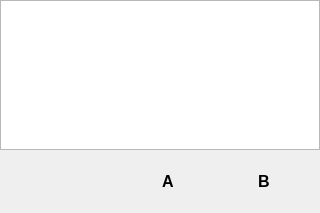
<?xml version="1.0" encoding="UTF-8"?>
<ui version="4.0">
 <class>Console</class>
 <widget class="QWidget" name="Console">
  <property name="geometry">
   <rect>
    <x>0</x>
    <y>0</y>
    <width>320</width>
    <height>213</height>
   </rect>
  </property>
  <property name="windowTitle">
   <string>Form</string>
  </property>
  <layout class="QVBoxLayout">
   <property name="spacing">
    <number>0</number>
   </property>
   <property name="margin">
    <number>0</number>
   </property>
   <item>
    <widget class="QPlainTextEdit" name="ui_console">
     <property name="font">
      <font>
       <family>Courier 10 Pitch</family>
       <pointsize>12</pointsize>
      </font>
     </property>
     <property name="styleSheet">
      <string/>
     </property>
     <property name="plainText">
      <string/>
     </property>
    </widget>
   </item>
   <item>
    <layout class="QHBoxLayout">
     <property name="spacing">
      <number>0</number>
     </property>
     <item>
      <spacer>
       <property name="orientation">
        <enum>Qt::Horizontal</enum>
       </property>
       <property name="sizeHint" stdset="0">
        <size>
         <width>40</width>
         <height>20</height>
        </size>
       </property>
      </spacer>
     </item>
     <item>
      <layout class="QHBoxLayout">
       <property name="spacing">
        <number>3</number>
       </property>
       <item>
        <widget class="QPushButton" name="ui_leftButton">
         <property name="sizePolicy">
          <sizepolicy hsizetype="Expanding" vsizetype="Fixed">
           <horstretch>0</horstretch>
           <verstretch>0</verstretch>
          </sizepolicy>
         </property>
         <property name="minimumSize">
          <size>
           <width>30</width>
           <height>30</height>
          </size>
         </property>
         <property name="maximumSize">
          <size>
           <width>30</width>
           <height>30</height>
          </size>
         </property>
         <property name="styleSheet">
          <string>QPushButton{
border:0px;
background-image:url(:/actions/arrowLf-30L.png);
color:black;
font:bold;
font-size:12pt;
}
QPushButton:pressed{
border:0px;
background-image:url(:/actions/arrowLf-30D.png);
color:white;
font:bold;
font-size:12pt;
}</string>
         </property>
         <property name="text">
          <string/>
         </property>
         <property name="iconSize">
          <size>
           <width>30</width>
           <height>30</height>
          </size>
         </property>
        </widget>
       </item>
       <item>
        <layout class="QVBoxLayout">
         <property name="spacing">
          <number>3</number>
         </property>
         <property name="sizeConstraint">
          <enum>QLayout::SetDefaultConstraint</enum>
         </property>
         <item>
          <widget class="QPushButton" name="ui_upButton">
           <property name="sizePolicy">
            <sizepolicy hsizetype="Maximum" vsizetype="Fixed">
             <horstretch>20</horstretch>
             <verstretch>20</verstretch>
            </sizepolicy>
           </property>
           <property name="minimumSize">
            <size>
             <width>30</width>
             <height>30</height>
            </size>
           </property>
           <property name="maximumSize">
            <size>
             <width>30</width>
             <height>30</height>
            </size>
           </property>
           <property name="styleSheet">
            <string>QPushButton{
border:0px;
background-image:url(:/actions/arrowUp-30L.png);
color:black;
font:bold;
font-size:12pt;
}
QPushButton:pressed{
border:0px;
background-image:url(:/actions/arrowUp-30D.png);
color:white;
font:bold;
font-size:12pt;
}</string>
           </property>
           <property name="text">
            <string/>
           </property>
           <property name="iconSize">
            <size>
             <width>30</width>
             <height>30</height>
            </size>
           </property>
          </widget>
         </item>
         <item>
          <widget class="QPushButton" name="ui_downButton">
           <property name="sizePolicy">
            <sizepolicy hsizetype="Maximum" vsizetype="Fixed">
             <horstretch>0</horstretch>
             <verstretch>0</verstretch>
            </sizepolicy>
           </property>
           <property name="minimumSize">
            <size>
             <width>30</width>
             <height>30</height>
            </size>
           </property>
           <property name="maximumSize">
            <size>
             <width>30</width>
             <height>30</height>
            </size>
           </property>
           <property name="styleSheet">
            <string>QPushButton{
border:0px;
background-image:url(:/actions/arrowDn-30L.png);
color:black;
font:bold;
font-size:12pt;
}
QPushButton:pressed{
border:0px;
background-image:url(:/actions/arrowDn-30D.png);
color:white;
font:bold;
font-size:12pt;
}</string>
           </property>
           <property name="text">
            <string/>
           </property>
           <property name="iconSize">
            <size>
             <width>30</width>
             <height>30</height>
            </size>
           </property>
          </widget>
         </item>
        </layout>
       </item>
       <item>
        <widget class="QPushButton" name="ui_rightButton">
         <property name="sizePolicy">
          <sizepolicy hsizetype="Expanding" vsizetype="Fixed">
           <horstretch>0</horstretch>
           <verstretch>0</verstretch>
          </sizepolicy>
         </property>
         <property name="minimumSize">
          <size>
           <width>30</width>
           <height>30</height>
          </size>
         </property>
         <property name="maximumSize">
          <size>
           <width>30</width>
           <height>30</height>
          </size>
         </property>
         <property name="styleSheet">
          <string>QPushButton{
border:0px;
background-image:url(:/actions/arrowRt-30L.png);
color:black;
font:bold;
font-size:12pt;
}
QPushButton:pressed{
border:0px;
background-image:url(:/actions/arrowRt-30D.png);
color:white;
font:bold;
font-size:12pt;
}</string>
         </property>
         <property name="text">
          <string/>
         </property>
         <property name="iconSize">
          <size>
           <width>30</width>
           <height>30</height>
          </size>
         </property>
        </widget>
       </item>
      </layout>
     </item>
     <item>
      <spacer>
       <property name="orientation">
        <enum>Qt::Horizontal</enum>
       </property>
       <property name="sizeHint" stdset="0">
        <size>
         <width>40</width>
         <height>20</height>
        </size>
       </property>
      </spacer>
     </item>
     <item>
      <widget class="QPushButton" name="ui_aButton">
       <property name="minimumSize">
        <size>
         <width>80</width>
         <height>30</height>
        </size>
       </property>
       <property name="maximumSize">
        <size>
         <width>80</width>
         <height>30</height>
        </size>
       </property>
       <property name="styleSheet">
        <string>QPushButton{
border:0px;
background-image:url(:/actions/rivet80x30L.png);
color:black;
font:bold;
font-size:12pt;
}
QPushButton:pressed{
border:0px;
background-image:url(:/actions/rivet80x30D.png);
color:white;
font:bold;
font-size:12pt;
}</string>
       </property>
       <property name="text">
        <string>A</string>
       </property>
      </widget>
     </item>
     <item>
      <spacer>
       <property name="orientation">
        <enum>Qt::Horizontal</enum>
       </property>
       <property name="sizeHint" stdset="0">
        <size>
         <width>40</width>
         <height>20</height>
        </size>
       </property>
      </spacer>
     </item>
     <item>
      <widget class="QPushButton" name="ui_bButton">
       <property name="minimumSize">
        <size>
         <width>80</width>
         <height>30</height>
        </size>
       </property>
       <property name="maximumSize">
        <size>
         <width>80</width>
         <height>30</height>
        </size>
       </property>
       <property name="styleSheet">
        <string>QPushButton{
border:0px;
background-image:url(:/actions/rivet80x30L.png);
color:black;
font:bold;
font-size:12pt;
}
QPushButton:pressed{
border:0px;
background-image:url(:/actions/rivet80x30D.png);
color:white;
font:bold;
font-size:12pt;
}</string>
       </property>
       <property name="text">
        <string>B</string>
       </property>
      </widget>
     </item>
     <item>
      <spacer>
       <property name="orientation">
        <enum>Qt::Horizontal</enum>
       </property>
       <property name="sizeHint" stdset="0">
        <size>
         <width>40</width>
         <height>20</height>
        </size>
       </property>
      </spacer>
     </item>
    </layout>
   </item>
  </layout>
 </widget>
 <resources>
  <include location="../rc/images.qrc"/>
 </resources>
 <connections/>
</ui>
